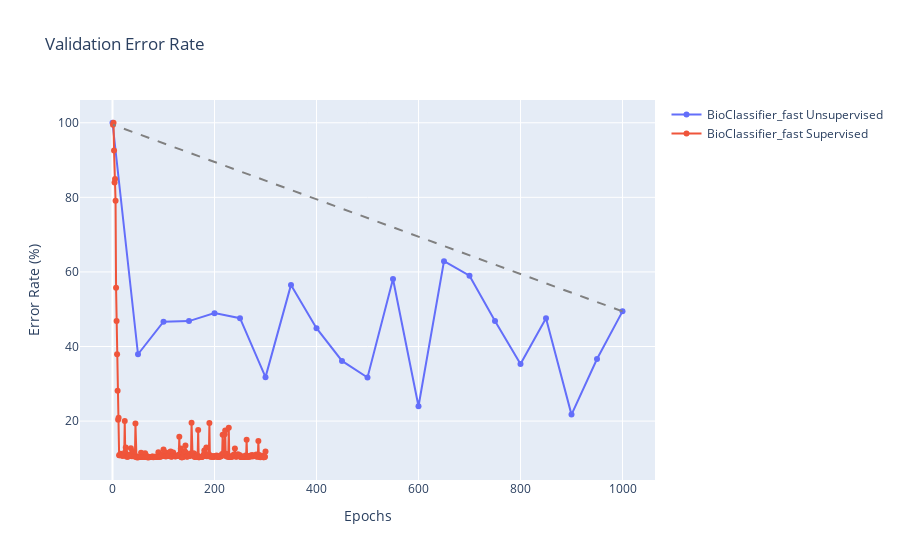

Notebook source saved alongside this figure:
### Markdown cell above
### Plotting errors with the best set of params found

### Code cell
# Loading the best model for CIFAR-10 hyperparameter optimization
best_params = initial_study.best_params
# Ensure compatibility with the new initialization of BioClassifier
for param in ["unsupervised_minibatch_size", "supervised_minibatch_size"]:
    best_params[param] = best_params["minibatch_size"]
best_params.pop("minibatch_size")

print("Best parameters for CIFAR-10:")
print(best_params)
try:
    print("Loading the best model for CIFAR-10 hyperparameter optimization")
    model = BioClassifier.load(
        "../output/models/bioclassifier_fast/cifar-10/unsupervised_1000_supervised_300.pth"
    )
    fig = model.plot_errors()
except FileNotFoundError:
    print("Model not found. Training a new one")
    model = BioClassifier(
        dataset_name="CIFAR-10",
        hidden_size=2000,
        slow=False,
        R=1,
        **best_params,
    )
    fig = model.train_unsupervised_and_supervised(
        unsupervised_epochs=1000, supervised_epochs=300
    )
    model.save()

### Figure 1 — Plotly figure (JSON) as saved in the notebook; plotly's stock layout.template omitted (floating-point values rounded to 4 significant figures; data arrays with more than 128 entries replaced by an {"elided": "..."} marker saying what was removed)
{"data": [{"mode": "lines+markers", "name": "BioClassifier_fast Unsupervised", "type": "scatter", "x": [0, 50, 100, 150, 200, 250, 300, 350, 400, 450, 500, 550, 600, 650, 700, 750, 800, 850, 900, 950, 1000], "y": [100, 37.92, 46.64, 46.81, 48.95, 47.59, 31.78, 56.52, 44.92, 36.13, 31.69, 58.12, 23.98, 62.89, 58.99, 46.83, 35.29, 47.55, 21.73, 36.65, 49.42]}, {"mode": "lines+markers", "name": "BioClassifier_fast Supervised", "type": "scatter", "x": {"elided": "300 int values"}, "y": {"elided": "300 float values"}}, {"line": {"color": "grey", "dash": "dash"}, "mode": "lines", "showlegend": false, "type": "scatter", "x": [1000, 1], "y": [49.42, 99.46]}], "layout": {"title": {"text": "Validation Error Rate"}, "xaxis": {"title": {"text": "Epochs"}}, "yaxis": {"title": {"text": "Error Rate (%)"}}}}
